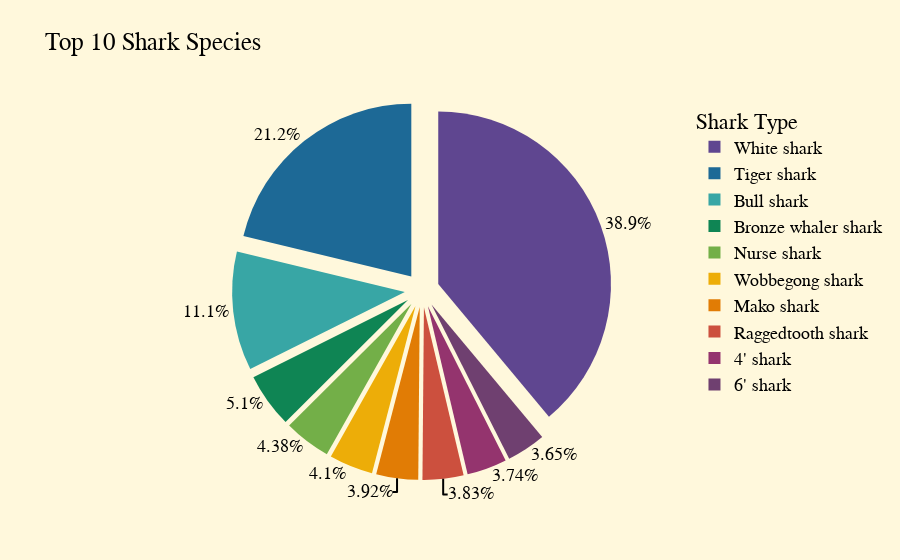

The code cell stored with this chart in its notebook:
### Code cell
fig = px.pie(data_frame = bySpecies_count.iloc[2:12,:],
             values = 'Count',
             names = 'Species',
             title = 'Top 10 Shark Species',
             color_discrete_sequence=px.colors.qualitative.Prism
             )

fig.update_traces(textposition ='outside',
                  textinfo = 'percent', pull = [0.1]*10)
fig.update_layout(paper_bgcolor='cornsilk',
                  legend_title = 'Shark Type',
                  font = dict(
                      family = "Courier New, monospace",
                      size = 18,
                      color = 'black'
                  ))

fig.show()

### Figure 1 — Plotly figure (JSON) as saved in the notebook; plotly's stock layout.template omitted (floating-point values rounded to 4 significant figures)
{"data": [{"domain": {"x": [0, 1], "y": [0, 1]}, "hovertemplate": "Species=%{label}<br>Count=%{value}<extra></extra>", "labels": ["White shark", "Tiger shark", "Bull shark", "Bronze whaler shark", "Nurse shark", "Wobbegong shark", "Mako shark", "Raggedtooth shark", "4' shark", "6' shark"], "legendgroup": "", "name": "", "pull": [0.1, 0.1, 0.1, 0.1, 0.1, 0.1, 0.1, 0.1, 0.1, 0.1], "showlegend": true, "textinfo": "percent", "textposition": "outside", "type": "pie", "values": [427, 233, 122, 56, 48, 45, 43, 42, 41, 40]}], "layout": {"font": {"color": "black", "family": "Courier New, monospace", "size": 18}, "legend": {"title": {"text": "Shark Type"}, "tracegroupgap": 0}, "paper_bgcolor": "cornsilk", "piecolorway": ["rgb(95, 70, 144)", "rgb(29, 105, 150)", "rgb(56, 166, 165)", "rgb(15, 133, 84)", "rgb(115, 175, 72)", "rgb(237, 173, 8)", "rgb(225, 124, 5)", "rgb(204, 80, 62)", "rgb(148, 52, 110)", "rgb(111, 64, 112)", "rgb(102, 102, 102)"], "title": {"text": "Top 10 Shark Species"}}}
